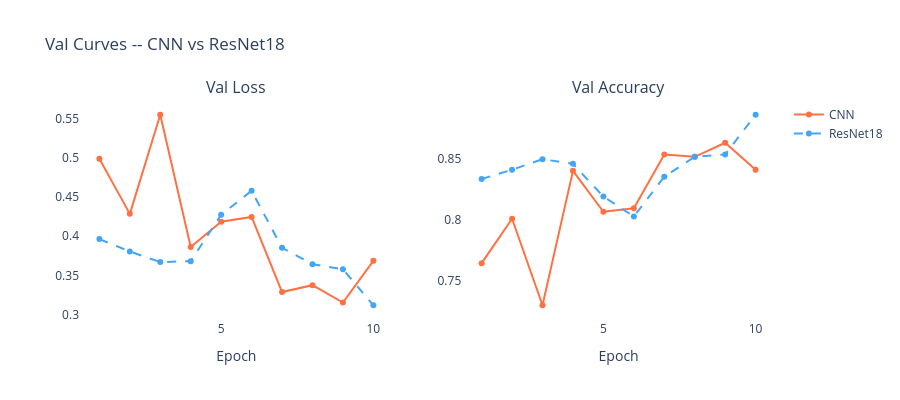

This figure's notebook cell:
### Code cell
# Overlaid validation curves -- how fast did each model learn?

e = list(range(1, EPOCHS_CNN + 1))

fig = make_subplots(rows=1, cols=2, subplot_titles=['Val Loss', 'Val Accuracy'])

fig.add_trace(go.Scatter(x=e, y=cnn_history['val_loss'],
              name='CNN', line=dict(color='#FF7043', width=2)), row=1, col=1)
fig.add_trace(go.Scatter(x=e, y=resnet_history['val_loss'],
              name='ResNet18', line=dict(color='#42A5F5', width=2, dash='dash')), row=1, col=1)
fig.add_trace(go.Scatter(x=e, y=cnn_history['val_acc'],
              name='CNN', line=dict(color='#FF7043', width=2), showlegend=False), row=1, col=2)
fig.add_trace(go.Scatter(x=e, y=resnet_history['val_acc'],
              name='ResNet18', line=dict(color='#42A5F5', width=2, dash='dash'), showlegend=False), row=1, col=2)

fig.update_layout(
    title_text='Val Curves -- CNN vs ResNet18',
    plot_bgcolor='white', paper_bgcolor='white', height=400
)
fig.update_xaxes(title_text='Epoch')
fig.show()

### Figure 1 — Plotly figure (JSON) as saved in the notebook; plotly's stock layout.template omitted (floating-point values rounded to 4 significant figures)
{"data": [{"line": {"color": "#FF7043", "width": 2}, "name": "CNN", "type": "scatter", "x": [1, 2, 3, 4, 5, 6, 7, 8, 9, 10], "xaxis": "x", "y": [0.4986, 0.4284, 0.5546, 0.3862, 0.4184, 0.4245, 0.3289, 0.3376, 0.3155, 0.3686], "yaxis": "y"}, {"line": {"color": "#42A5F5", "dash": "dash", "width": 2}, "name": "ResNet18", "type": "scatter", "x": [1, 2, 3, 4, 5, 6, 7, 8, 9, 10], "xaxis": "x", "y": [0.3963, 0.3805, 0.367, 0.3682, 0.4273, 0.4578, 0.3852, 0.3643, 0.3579, 0.3121], "yaxis": "y"}, {"line": {"color": "#FF7043", "width": 2}, "name": "CNN", "showlegend": false, "type": "scatter", "x": [1, 2, 3, 4, 5, 6, 7, 8, 9, 10], "xaxis": "x2", "y": [0.7644, 0.8008, 0.7299, 0.84, 0.8065, 0.8094, 0.8534, 0.8515, 0.863, 0.841], "yaxis": "y2"}, {"line": {"color": "#42A5F5", "dash": "dash", "width": 2}, "name": "ResNet18", "showlegend": false, "type": "scatter", "x": [1, 2, 3, 4, 5, 6, 7, 8, 9, 10], "xaxis": "x2", "y": [0.8333, 0.841, 0.8496, 0.8458, 0.819, 0.8027, 0.8352, 0.8515, 0.8534, 0.886], "yaxis": "y2"}], "layout": {"annotations": [{"font": {"size": 16}, "showarrow": false, "text": "Val Loss", "x": 0.225, "xanchor": "center", "xref": "paper", "y": 1, "yanchor": "bottom", "yref": "paper"}, {"font": {"size": 16}, "showarrow": false, "text": "Val Accuracy", "x": 0.775, "xanchor": "center", "xref": "paper", "y": 1, "yanchor": "bottom", "yref": "paper"}], "height": 400, "paper_bgcolor": "white", "plot_bgcolor": "white", "title": {"text": "Val Curves -- CNN vs ResNet18"}, "xaxis": {"anchor": "y", "domain": [0, 0.45], "title": {"text": "Epoch"}}, "xaxis2": {"anchor": "y2", "domain": [0.55, 1], "title": {"text": "Epoch"}}, "yaxis": {"anchor": "x", "domain": [0, 1]}, "yaxis2": {"anchor": "x2", "domain": [0, 1]}}}
